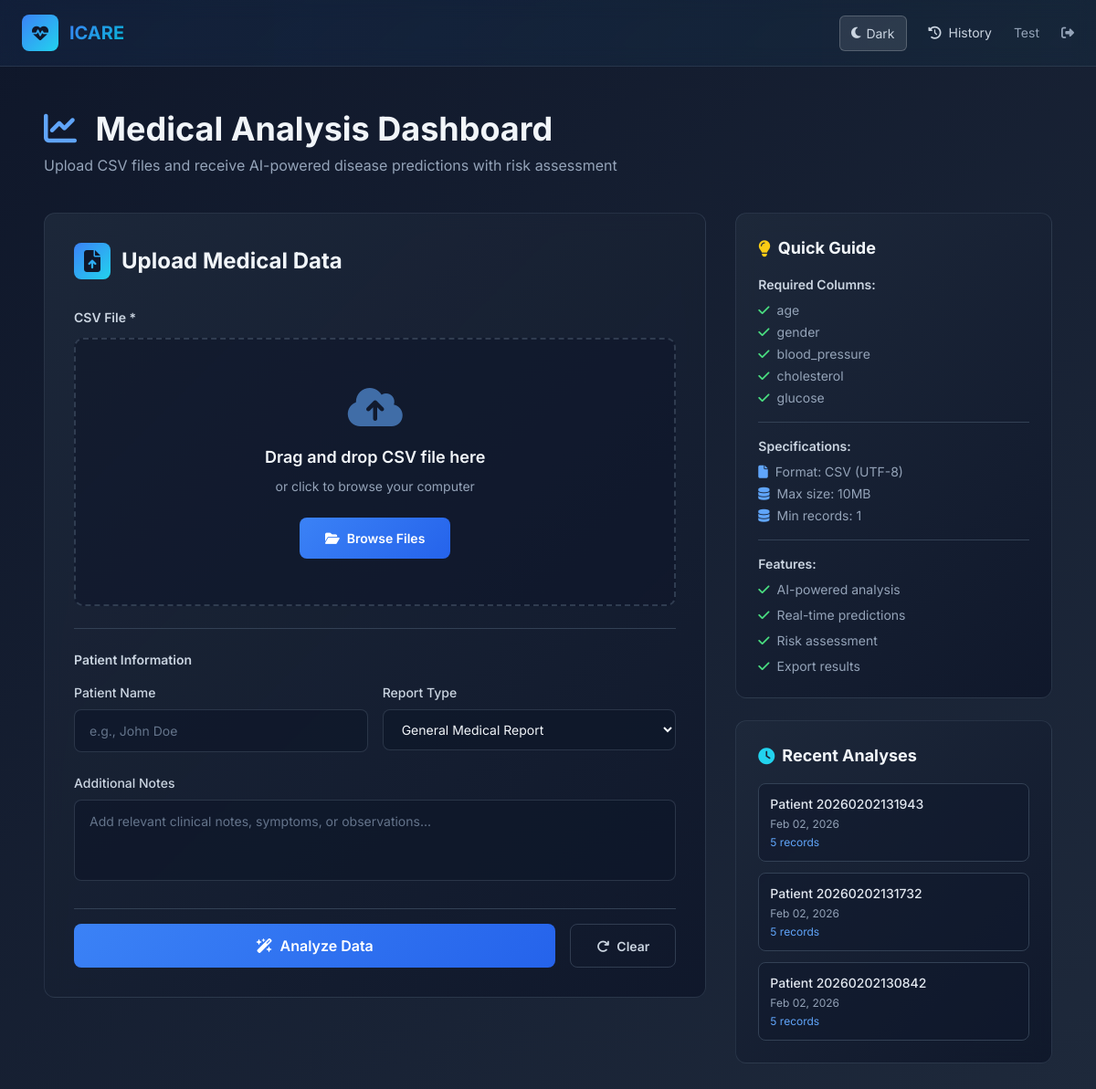
/dashboard/ (signed in), run on the app's committed database.
### app/models.py (models this page shows, shortened)
class AnalysisResult(models.Model):
    RISK_CHOICES = [
        ('High', 'High Risk'),
        ('Medium', 'Medium Risk'),
        ('Low', 'Low Risk'),
    ]
    medical_report = models.OneToOneField(MedicalReport, on_delete=models.CASCADE, related_name='analysis_result')
    user = models.ForeignKey(User, on_delete=models.CASCADE, related_name='analysis_results')
    total_patients = models.IntegerField(default=0)
    total_diseases_analyzed = models.IntegerField(default=0)
    high_risk_count = models.IntegerField(default=0)
    medium_risk_count = models.IntegerField(default=0)
    low_risk_count = models.IntegerField(default=0)
    average_confidence = models.FloatField(default=0.0)
    predictions_json = models.JSONField(default=dict)
    recommendations = models.TextField(blank=True, null=True, help_text="AI-generated clinical recommendations")
    follow_up_actions = models.TextField(blank=True, null=True, help_text="Recommended follow-up actions")
    created_at = models.DateTimeField(auto_now_add=True)
    updated_at = models.DateTimeField(auto_now=True)
    analysis_duration = models.FloatField(default=0.0, help_text="Analysis time in seconds")
    class Meta:
        ordering = ['-created_at']

class MedicalReport(models.Model):
    user = models.ForeignKey(User, on_delete=models.CASCADE, related_name='medical_reports')
    patient_name = models.CharField(max_length=200, blank=True)
    csv_file = models.FileField(upload_to='medical_reports/')
    details = models.TextField(blank=True, null=True)
    age = models.IntegerField(blank=True, null=True)
    gender = models.CharField(max_length=20, blank=True, null=True)
    blood_pressure = models.CharField(max_length=20, blank=True, null=True)
    cholesterol = models.CharField(max_length=20, blank=True, null=True)
    glucose = models.CharField(max_length=20, blank=True, null=True)
    clinical_notes = models.TextField(blank=True, null=True)
    medications = models.TextField(blank=True, null=True, help_text="Current medications")
    allergies = models.TextField(blank=True, null=True)
    family_history = models.TextField(blank=True, null=True)
    created_at = models.DateTimeField(auto_now_add=True)
    updated_at = models.DateTimeField(auto_now=True)
    class Meta:
        ordering = ['-created_at']

### app/views.py (the view, shortened to what this page needs)
# urls.py: path('dashboard/',views.dashboard,name='dashboard'),
@login_required(login_url='login')
def dashboard(request):
    context = get_theme_context(request)
    context.update({
        'upload_status': None,
        'upload_progress': None,
    })
    recent_analyses = AnalysisResult.objects.filter(user=request.user).order_by('-created_at')[:3]
    context['recent_analyses'] = recent_analyses
    return render(request, 'dashboard.html', context)

### app/views.py (called while the page is built)
def get_theme_context(request):
    theme = request.COOKIES.get('theme', 'dark')
    return {'theme': theme}

### app/templates/dashboard.html (shortened to what this page needs)
{% load static %}
<!DOCTYPE html>
<html lang="en">
<head>
    <script src="https://cdn.tailwindcss.com"></script>
    <link rel="stylesheet" href="https://cdnjs.cloudflare.com/ajax/libs/font-awesome/6.4.0/css/all.min.css">
</head>
<body>
    <nav class="sticky top-0 z-50 nav-header">
        <div class="max-w-7xl mx-auto px-6 py-4">
            <div class="flex justify-between items-center">
                <div class="flex items-center gap-3">
                    <div class="w-10 h-10 bg-gradient-to-br from-blue-500 to-cyan-400 rounded-lg flex items-center justify-center">
                        <i class="fas fa-heartbeat text-slate-900 text-lg font-bold"></i>
                    </div>
                    <h1 class="text-xl font-bold gradient-text">ICARE</h1>
                </div>
                <div class="flex items-center gap-6">
                    <button class="theme-toggle-btn" onclick="toggleTheme()">
                        <i class="fas fa-moon" id="themeIcon"></i>
                        <span id="themeText">Light</span>
                    </button>
                    <a href="{% url 'analysis_history' %}" class="text-slate-300 hover:text-blue-400 transition flex items-center gap-2 text-sm font-500">
                        <i class="fas fa-history"></i>
                        History
                    </a>
                    {% if user.is_authenticated %}
                        <span class="text-slate-400 text-sm">{{ user.first_name|default:user.username }}</span>
                        <a href="{% url 'logout' %}" class="text-slate-400 hover:text-red-400 transition text-sm">
                            <i class="fas fa-sign-out-alt"></i>
                        </a>
                    {% endif %}
                </div>
            </div>
        </div>
    </nav>
    <main class="max-w-6xl mx-auto px-6 py-12">
        <div class="mb-10 animate-slide-in">
            <h2 class="text-4xl font-bold mb-2">
                <i class="fas fa-chart-line text-blue-400 mr-3"></i>
                Medical Analysis Dashboard
            </h2>
            <p class="text-slate-400 text-base">Upload CSV files and receive AI-powered disease predictions with risk assessment</p>
        </div>
        {% if not results %}
            <div class="grid lg:grid-cols-3 gap-8">
                <div class="lg:col-span-2">
                    <div class="card p-8 animate-slide-in">
                        <h3 class="text-2xl font-bold mb-8 flex items-center gap-3">
                            <div class="w-10 h-10 bg-gradient-to-br from-blue-500 to-cyan-400 rounded-lg flex items-center justify-center">
                                <i class="fas fa-file-upload text-slate-900"></i>
                            </div>
                            Upload Medical Data
                        </h3>
                        <form id="uploadForm" method="POST" enctype="multipart/form-data" class="space-y-6">
                            <div>
                                <label class="block text-sm font-semibold text-slate-300 mb-3">CSV File *</label>
                                <div class="drop-zone" id="dropZone">
                                    <div class="text-5xl mb-4 opacity-60">
                                        <i class="fas fa-cloud-arrow-up text-blue-400"></i>
                                    </div>
                                    <p class="text-lg font-semibold mb-2">Drag and drop CSV file here</p>
                                    <p class="text-slate-400 text-sm mb-6">or click to browse your computer</p>
                                    <button type="button" id="browseButton" class="btn-primary">
                                        <i class="fas fa-folder-open mr-2"></i>Browse Files
                                    </button>
                                </div>
                            </div>
                            <div class="border-t border-slate-700 pt-6">
                                <h4 class="text-sm font-semibold text-slate-300 mb-4">Patient Information</h4>
                                <div class="grid sm:grid-cols-2 gap-4">
                                    <div>
                                        <label class="block text-sm font-medium text-slate-300 mb-2">Patient Name</label>
                                        <input type="text" name="patient_name" placeholder="e.g., John Doe"
                                            class="form-input w-full">
                                    </div>
                                    <div>
                                        <label class="block text-sm font-medium text-slate-300 mb-2">Report Type</label>
                                        <select name="report_type" class="form-input w-full">
                                            <option value="general">General Medical Report</option>
                                        </select>
                                    </div>
                                </div>
                            </div>
                            <div>
                                <label class="block text-sm font-medium text-slate-300 mb-2">Additional Notes</label>
                                <textarea name="details" rows="3" placeholder="Add relevant clinical notes, symptoms, or observations..."
                                    class="form-input w-full resize-none"></textarea>
                            </div>
                            <div class="flex gap-4 pt-4 border-t border-slate-700">
                                <button type="submit" id="submitBtn" class="btn-primary flex-1 flex items-center justify-center gap-2 text-base font-semibold">
                                    <i class="fas fa-wand-magic-sparkles"></i>
                                    Analyze Data
                                </button>
                                <button type="reset" class="btn-secondary">
                                    <i class="fas fa-redo mr-2"></i>Clear
                                </button>
                            </div>
                        </form>
                    </div>
                </div>
                <div class="space-y-6">
                    <div class="card p-6 h-fit animate-slide-in" style="animation-delay: 0.1s">
                        <h4 class="text-lg font-bold mb-4 flex items-center gap-2">
                            <i class="fas fa-lightbulb text-yellow-400"></i>
                            Quick Guide
                        </h4>
                        <div class="space-y-4 text-sm">
                            <div>
                                <p class="font-semibold text-slate-300 mb-2">Required Columns:</p>
                                <div class="space-y-1 text-slate-400">
                                    <div><i class="fas fa-check text-green-400 mr-2"></i>age</div>
                                    <div><i class="fas fa-check text-green-400 mr-2"></i>gender</div>
                                    <div><i class="fas fa-check text-green-400 mr-2"></i>blood_pressure</div>
                                    <div><i class="fas fa-check text-green-400 mr-2"></i>cholesterol</div>
                                    <div><i class="fas fa-check text-green-400 mr-2"></i>glucose</div>
                                </div>
                            </div>
                            <div class="border-t border-slate-700 pt-4">
                                <p class="font-semibold text-slate-300 mb-2">Specifications:</p>
                                <ul class="text-slate-400 space-y-1">
                                    <li><i class="fas fa-file mr-2 text-blue-400"></i>Format: CSV (UTF-8)</li>
                                    <li><i class="fas fa-database mr-2 text-blue-400"></i>Max size: 10MB</li>
                                    <li><i class="fas fa-database mr-2 text-blue-400"></i>Min records: 1</li>
                                </ul>
                            </div>
                            <div class="border-t border-slate-700 pt-4">
                                <p class="font-semibold text-slate-300 mb-2">Features:</p>
                                <ul class="text-slate-400 space-y-2">
                                    <li><i class="fas fa-check text-green-400 mr-2"></i>AI-powered analysis</li>
                                    <li><i class="fas fa-check text-green-400 mr-2"></i>Real-time predictions</li>
                                    <li><i class="fas fa-check text-green-400 mr-2"></i>Risk assessment</li>
                                    <li><i class="fas fa-check text-green-400 mr-2"></i>Export results</li>
                                </ul>
                            </div>
                        </div>
                    </div>
                    {% if recent_analyses %}
                    <div class="card p-6 animate-slide-in" style="animation-delay: 0.2s">
                        <h4 class="text-lg font-bold mb-4 flex items-center gap-2">
                            <i class="fas fa-clock text-cyan-400"></i>
                            Recent Analyses
                        </h4>
                        <div class="space-y-3 text-sm">
                            {% for analysis in recent_analyses %}
                            <a href="{% url 'analysis_detail' analysis.id %}" class="block p-3 rounded-lg bg-slate-900/50 hover:bg-slate-900 transition border border-slate-700 hover:border-blue-500">
                                <div class="font-medium text-slate-200 truncate">{{ analysis.medical_report.patient_name }}</div>
                                <div class="text-xs text-slate-400 mt-1">{{ analysis.created_at|date:"M d, Y" }}</div>
                                <div class="text-xs text-blue-400 mt-1">{{ analysis.total_patients }} records</div>
                            </a>
                            {% endfor %}
                        </div>
                    </div>
                    {% endif %}
                </div>
            </div>
        {% endif %}
    </main>
</body>
</html>

### app/templates/dashboard.html (style rules this page uses)
* { font-family: 'Inter', sans-serif; }
body { background: linear-gradient(135deg, #0f172a 0%, #1e293b 100%); min-height: 100vh; color: #f1f5f9; }
.animate-slide-in { animation: slideInUp 0.5s ease-out forwards; }
.card { background: linear-gradient(135deg, rgba(30, 41, 59, 0.9) 0%, rgba(15, 23, 42, 0.9) 100%); border: 1px solid rgba(71, 85, 105, 0.4); backdrop-filter: blur(10px); border-radius: 12px; }
.btn-primary { background: linear-gradient(135deg, #3b82f6 0%, #2563eb 100%); color: white; border: none; border-radius: 8px; padding: 12px 28px; font-weight: 600; cursor: pointer; transition: all 0.3s ease; font-size: 14px; }
.btn-secondary { border: 1px solid rgba(71, 85, 105, 0.6); background: transparent; color: #cbd5e1; padding: 12px 28px; border-radius: 8px; cursor: pointer; font-weight: 600; transition: all 0.3s ease; font-size: 14px; }
.drop-zone { border: 2px dashed rgba(71, 85, 105, 0.6); border-radius: 10px; padding: 50px 30px; text-align: center; cursor: pointer; transition: all 0.3s ease; background: rgba(15, 23, 42, 0.6); }
.form-input { background: rgba(15, 23, 42, 0.7); border: 1px solid rgba(71, 85, 105, 0.5); border-radius: 8px; padding: 12px 16px; color: #f1f5f9; font-size: 14px; transition: all 0.3s ease; }
.form-input::placeholder { color: #64748b; }
.nav-header { background: linear-gradient(90deg, rgba(59, 130, 246, 0.08) 0%, rgba(6, 182, 212, 0.04) 100%); border-bottom: 1px solid rgba(71, 85, 105, 0.4); backdrop-filter: blur(10px); }
.gradient-text { background: linear-gradient(135deg, #3b82f6 0%, #06b6d4 100%); -webkit-background-clip: text; -webkit-text-fill-color: transparent; background-clip: text; }
.theme-toggle-btn { background: rgba(255, 255, 255, 0.1); border: 1px solid rgba(255, 255, 255, 0.2); color: #cbd5e1; padding: 8px 12px; border-radius: 6px; cursor: pointer; transition: all 0.3s ease; font-size: 14px; display: flex; align-items: center; gap: 6px; }

### data on the page
AnalysisResult: medical_report.patient_name "Patient 20260202131943", created_at "Feb 02, 2026", total_patients "5"
AnalysisResult: medical_report.patient_name "Patient 20260202131732", created_at "Feb 02, 2026", total_patients "5"
AnalysisResult: medical_report.patient_name "Patient 20260202130842", created_at "Feb 02, 2026", total_patients "5"

### other printed values
{{ user.first_name|default:user.username }} "Test"
